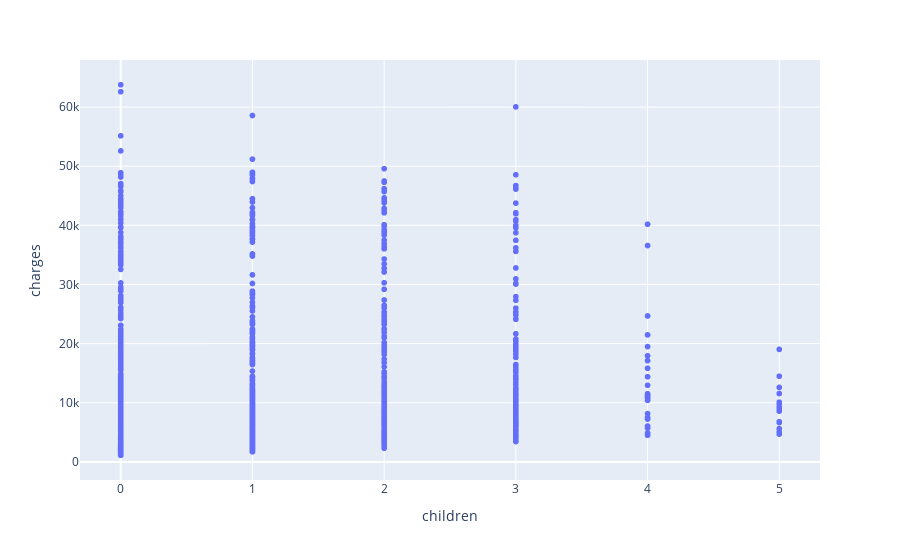

Notebook code for this chart:
### Markdown cell above
Apart from a few exceptions, the points seem to form a line.

### Code cell
px.scatter(medical_df, x = 'children', y = 'charges')

### Figure 1 — Plotly figure (JSON) as saved in the notebook; plotly's stock layout.template omitted (floating-point values rounded to 4 significant figures; data arrays with more than 128 entries replaced by an {"elided": "..."} marker saying what was removed)
{"data": [{"hovertemplate": "children=%{x}<br>charges=%{y}<extra></extra>", "legendgroup": "", "marker": {"color": "#636efa", "symbol": "circle"}, "mode": "markers", "name": "", "showlegend": false, "type": "scattergl", "x": {"elided": "1338 int values"}, "xaxis": "x", "y": {"elided": "1338 float values"}, "yaxis": "y"}], "layout": {"legend": {"tracegroupgap": 0}, "margin": {"t": 60}, "xaxis": {"anchor": "y", "domain": [0, 1], "title": {"text": "children"}}, "yaxis": {"anchor": "x", "domain": [0, 1], "title": {"text": "charges"}}}}
